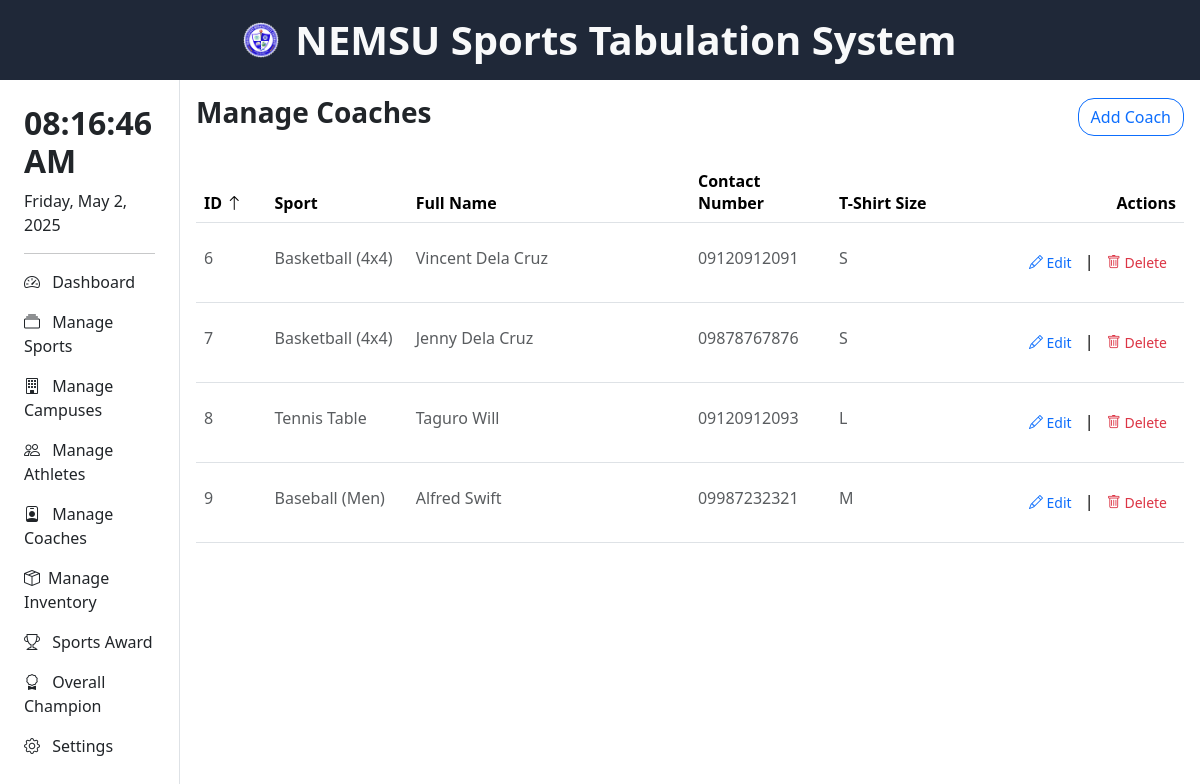
/pages/manage_coaches.php (signed in), run on the app's committed database.
### tables this page shows
CREATE TABLE `coaches` (
  `id` int(11) NOT NULL,
  `sport_id` int(11) NOT NULL,
  `lastname` varchar(100) NOT NULL,
  `firstname` varchar(100) NOT NULL,
  `middle_initial` char(1) DEFAULT NULL,
  `contact_number` varchar(15) NOT NULL,
  `t_shirt_size` varchar(5) NOT NULL
);

CREATE TABLE `sports` (
  `id` int(11) NOT NULL,
  `name` varchar(255) NOT NULL,
  `description` varchar(500) NOT NULL
);

### pages/manage_coaches.php (the view, shortened to what this page needs)
<html lang="en">
<head>
    <?php include '../header.php'; ?>
</head>
<body>
    <div>
        <?php include 'head_nav.php'; ?>
        <div style="height: 90vh;" class="d-flex flex-row">
            <div style="width: 15%">
                <?php include 'navigation.php'; ?>
            </div>
            <div style="width: 85%">
                <div class="container p-3">
                <div class="d-flex justify-content-between align-items-center mb-4">
                    <h3 class="fw-bold">Manage Coaches</h3>
                    <button type="button" class="btn rounded-4 btn-outline-primary" data-bs-toggle="modal" data-bs-target="#addCoachModal">
                        Add Coach
                    </button>
                </div>
                <?php
                $sort_column = isset($_GET['sort_column']) ? $_GET['sort_column'] : 'id';
                $sort_order = isset($_GET['sort_order']) && $_GET['sort_order'] === 'desc' ? 'desc' : 'asc';
                $next_sort_order = $sort_order === 'asc' ? 'desc' : 'asc';
                $query = "SELECT coaches.*, sports.name AS sport_name,
                          CONCAT(coaches.firstname, ' ', coaches.lastname) AS fullname
                          FROM coaches
                          JOIN sports ON coaches.sport_id = sports.id
                          ORDER BY $sort_column $sort_order";
                $stmt = $conn->prepare($query);
                $stmt->execute();
                $result = $stmt->get_result();
                ?>
                <div style="overflow-y: auto; max-height: 70vh;">
                    <table class="table">
                        <thead>
                            <tr>
                                <th style="width: 5%;">
                                    <a href="?sort_column=id&sort_order=<?= $next_sort_order ?>" style="text-decoration: none; color: black;">
                                        ID
                                        <?php if ($sort_column == 'id'): ?>
                                            <i class="bi bi-arrow-<?= $sort_order === 'asc' ? 'up' : 'down' ?>"></i>
                                        <?php endif; ?>
                                    </a>
                                </th>
                                <th style="width: 10%;">
                                    <a href="?sort_column=sport_name&sort_order=<?= $next_sort_order ?>" style="text-decoration: none; color: black;">
                                        Sport
                                    </a>
                                </th>
                                <th style="width: 20%;">
                                    <a href="?sort_column=fullname&sort_order=<?= $next_sort_order ?>" style="text-decoration: none; color: black;">
                                        Full Name
                                    </a>
                                </th>
                                <th style="width: 10%;">
                                    <a href="?sort_column=contact_number&sort_order=<?= $next_sort_order ?>" style="text-decoration: none; color: black;">
                                        Contact Number
                                    </a>
                                </th>
                                <th style="width: 10%;">
                                    <a href="?sort_column=t_shirt_size&sort_order=<?= $next_sort_order ?>" style="text-decoration: none; color: black;">
                                        T-Shirt Size
                                    </a>
                                </th>
                                <th style="width: 15%;" class="text-end">Actions</th>
                            </tr>
                        </thead>
                        <tbody>
                            <?php
                            if ($result && mysqli_num_rows($result) > 0) {
                                while ($coach = mysqli_fetch_assoc($result)) {
                                    $fullname = "{$coach['firstname']} {$coach['lastname']}";
                                    echo "<tr>";
                                    echo "<td class='text-muted py-4'>{$coach['id']}</td>";
                                    echo "<td class='text-muted py-4'>{$coach['sport_name']}</td>";
                                    echo "<td class='text-muted py-4'>{$fullname}</td>";
                                    echo "<td class='text-muted py-4'>{$coach['contact_number']}</td>";
                                    echo "<td class='text-muted py-4'>{$coach['t_shirt_size']}</td>";
                                    echo "<td class='text-end py-4'>
                                        <a href='edit_coach.php?id={$coach['id']}' class='btn btn-sm text-primary'><i class='bi bi-pencil'></i> Edit</a> |
                                        <a href='delete_coach.php?id={$coach['id']}' class='btn btn-sm text-danger'><i class='bi bi-trash'></i> Delete</a>
                                    </td>";
                                    echo "</tr>";
                                }
                            } else {
                                echo "<tr><td colspan='6' class='text-center text-muted py-2'>No coaches found</td></tr>";
                            }
                            ?>
                        </tbody>
                    </table>
                </div>
                </div>
            </div>
        </div>
    </div>
</body>
</html>

### pages/manage_coaches.php (style rules this page uses)
table { width: 100%; table-layout: fixed; }
th, td { word-wrap: break-word; }

### data on the page
coaches: id "6", sport.name "Basketball (4x4)", fullname "Vincent Dela Cruz", contact_number "09120912091", t_shirt_size "S"
coaches: id "7", sport.name "Basketball (4x4)", fullname "Jenny Dela Cruz", contact_number "09878767876", t_shirt_size "S"
coaches: id "8", sport.name "Tennis Table", fullname "Taguro Will", contact_number "09120912093", t_shirt_size "L"
coaches: id "9", sport.name "Baseball (Men)", fullname "Alfred Swift", contact_number "09987232321", t_shirt_size "M"
